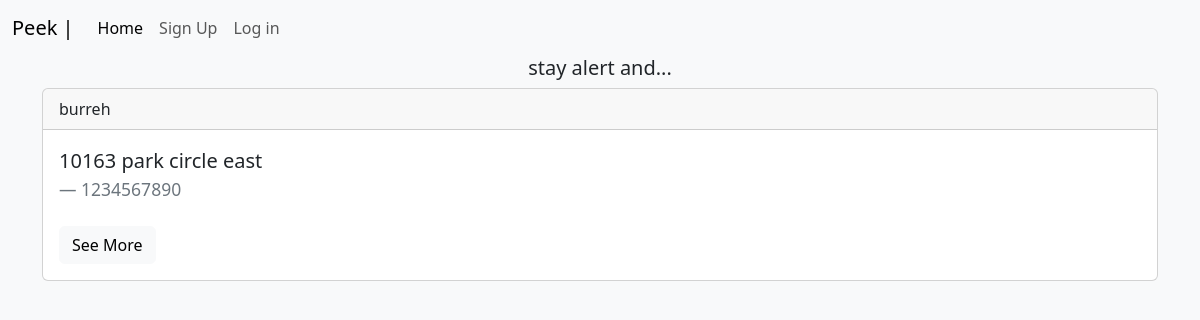
Page /address on the earlier database version.
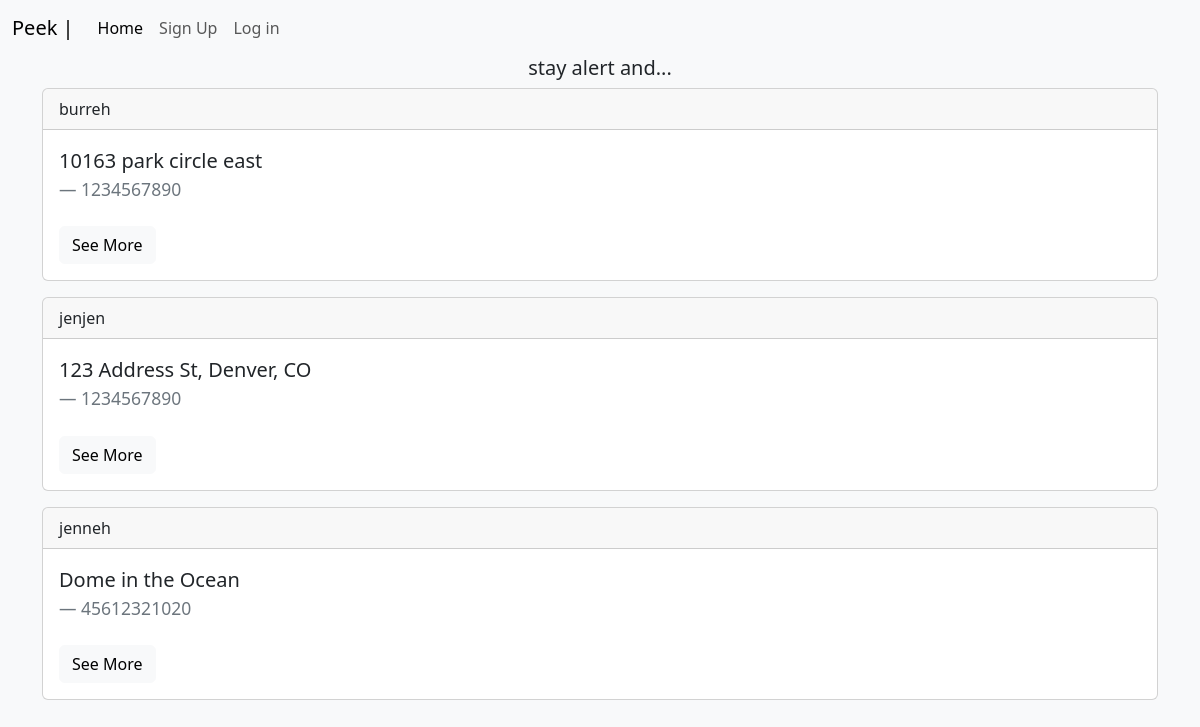
Same page on the later database version.
### app/models.py (models this page shows, shortened)
class Address(db.Model):
    id = db.Column(db.Integer, primary_key = True)
    firstname = db.Column(db.String(50), nullable = False)
    lastname = db.Column(db.String(50), nullable = False)
    phone_number = db.Column(db.String(20))
    address = db.Column(db.String(50))
    date_created = db.Column(db.DateTime, nullable=False, default=datetime.utcnow)
    user_id = db.Column(db.Integer, db.ForeignKey('user.id'))

class User(db.Model, UserMixin):
    id = db.Column(db.Integer, primary_key = True)
    firstname = db.Column(db.String(50), nullable = False)
    lastname = db.Column(db.String(50), nullable = False)
    email = db.Column(db.String(50), nullable = False, unique = True)
    username = db.Column(db.String(50), nullable = False, unique = True)
    password = db.Column(db.String(50), nullable = False)
    date_created = db.Column(db.DateTime, nullable=False, default=datetime.utcnow)
    address = db.relationship('Address', backref = 'author')

### app/routes.py (the view)
@app.route('/address')
def address():
    address = Address.query.all()
    return render_template('address.html', address = address)

### app/templates/address.html (shortened to what this page needs)
{% extends 'base.html' %}
{% block content %}
    {% for add in address %}
    <div class="card mb-3">
        <div class="card-header">
          {{ add.author.username }}
        </div>
        <div class="card-body">
          <blockquote class="blockquote mb-2">
            <p>{{ add.address }}</p>
            <footer class="blockquote-footer">{{ add.phone_number }} <cite title="Source Title"></cite></footer>
          </blockquote>
          <a href="{{ url_for('get_address', address_id=add.id) }}" class="btn btn-light mt-3">See More</a>
        </div>
      </div>
    {% endfor %}
{% endblock content %}

### app/templates/base.html (shortened to what this page needs)
<!DOCTYPE html>
<html lang="en">
<head>
    <link rel ='stylesheet' href = https://cdn.jsdelivr.net/npm/bootstrap@5.3.0-alpha1/dist/css/bootstrap.min.css>
</head>
<body class = 'bg-light'>
    {% include 'nav.html' %}
    <h5 class = 'text-center'>stay alert and...</h5>
        <div class="container">
            {% block content %}
            {% endblock content %}
        </div>
</body>

### app/templates/nav.html (shortened to what this page needs)
<nav class="navbar navbar-expand-lg bg-body-tertiary">
    <div class="container-fluid">
      <a class="navbar-brand" href="#">Peek   | </a>
      <div class="collapse navbar-collapse" id="navbarNav">
        <ul class="navbar-nav">
          <li class="nav-item">
            <a class="nav-link active" aria-current="page" href="/">Home</a>
          </li>
          {% if current_user.is_authenticated %}
          <li class="nav-item">
          <a class="nav-link" href ="{{ url_for('create') }}">Store Address</a>
          </li>
          <li class="nav-item">
            <a class="nav-link" href="/address">View Addresses</a>
          </li>
          <li>
            <a class="nav-link" href="/logout">Log Out</a>
          </li>
          {% else %}
          <li class="nav-item">
            <a class="nav-link" href="/signup">Sign Up</a>
          </li>
          <li class="nav-item">
            <a class="nav-link" href="/login">Log in</a>
          </li>
          {% endif %}
        </ul>
      </div>
    </div>
  </nav>

Differences in the rows shown:
added Address: author.username "jenjen", address "123 Address St, Denver, CO", phone_number "1234567890"
added Address: author.username "jenneh", address "Dome in the Ocean", phone_number "45612321020"
